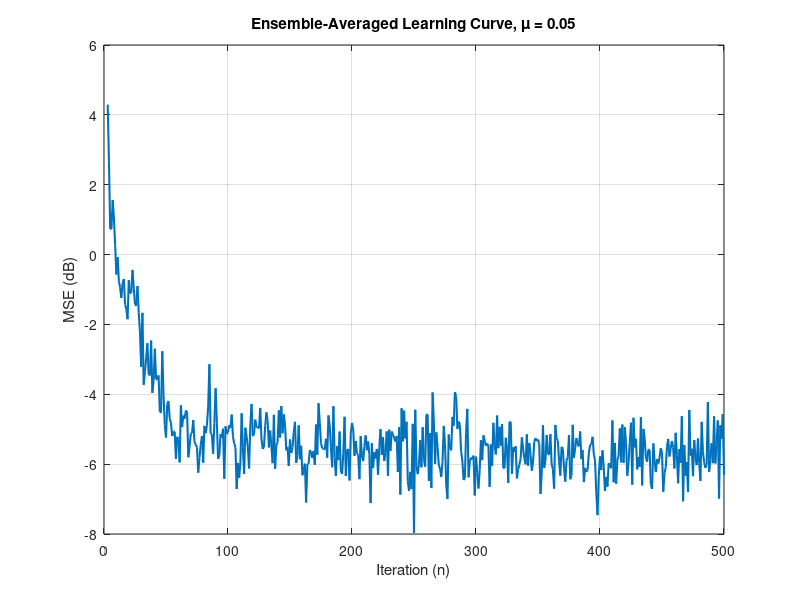
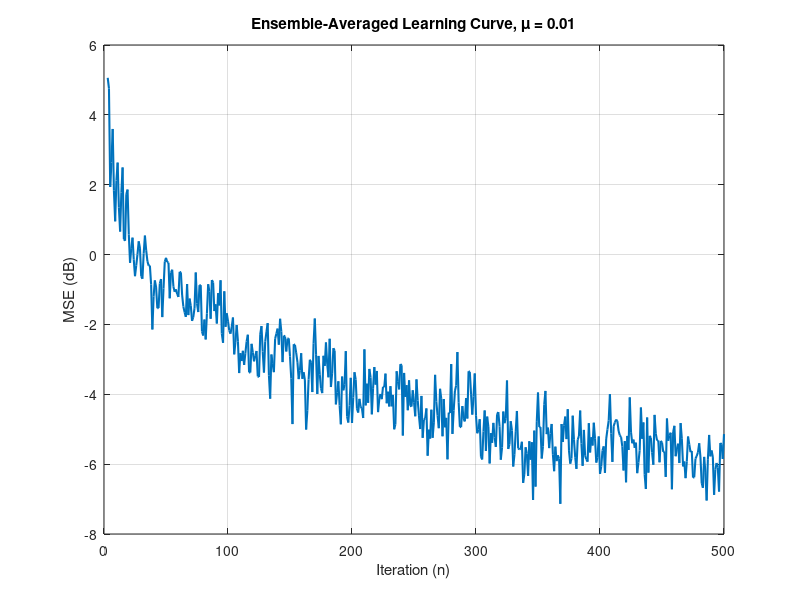

Write the MATLAB code that produced these figures, in order.
clc, clearvars, close all; 
% part b: implement lms filter 
N = 500; 
no_realizations = 100; 

mulist= [0.05, 0.01];
p = 2; % filter order 
a = [1.2728, -0.81];
% a = [0.1, 0.8]; 
sigma_v2 = 0.25; 

for muidx  = 1: length(mulist)
    mu = mulist(muidx);
    MSE = zeros(N, no_realizations);

    for realization = 1: no_realizations
        v = sqrt(sigma_v2)*randn(N, 1); % noise
        x = zeros(N, 1); % input signal

        x(1:2) = randn(2,1); % random init values, could be zeros too 
        for n = 3: N
            x(n) = a(1)*x(n-1) + a(2)*x(n-2) + v(n); % AR process 
        end
        w = zeros(p, 1); % filter weights

        for n = p+1:N
            x_vec = x(n-1:-1:n-p);
            d = x(n);
            y = w' * x_vec; 
            e = d - y; 
            w = w + mu*e*x_vec; % update weights LMS 
            MSE(n, realization) = e^2; % store the error
        end
    end
    MSE_avg = mean(MSE, 2); % average over realizations
    figure;
        plot(10*log10(MSE_avg), 'LineWidth', 1.5);
        title(['Ensemble-Averaged Learning Curve, \mu = ', num2str(mu)]);
        xlabel('Iteration (n)');
        ylabel('MSE (dB)');
        grid on;
end



